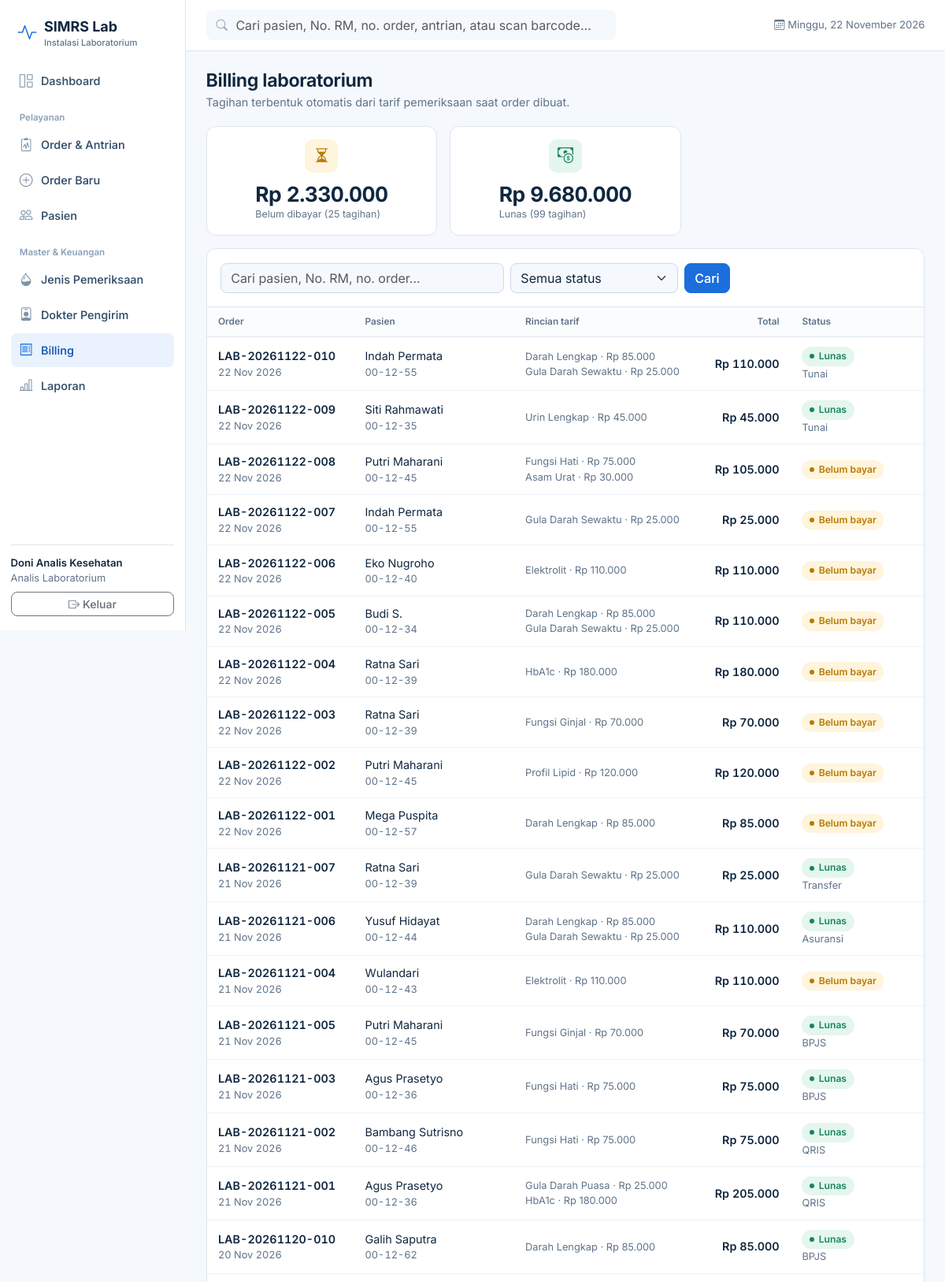
Screenshot of /billing/ (signed in, upper part) with the database file from the repository.
### tables this page shows
CREATE TABLE user (
    id            INTEGER PRIMARY KEY AUTOINCREMENT,
    username      TEXT NOT NULL UNIQUE,
    password_hash TEXT NOT NULL,
    nama          TEXT NOT NULL,
    role          TEXT NOT NULL CHECK (role IN ('admin','analis','dokter')),
    aktif         INTEGER NOT NULL DEFAULT 1
);

CREATE TABLE billing (
    id          INTEGER PRIMARY KEY AUTOINCREMENT,
    order_id    INTEGER NOT NULL UNIQUE REFERENCES lab_order(id) ON DELETE CASCADE,
    total       INTEGER NOT NULL DEFAULT 0,
    status      TEXT NOT NULL DEFAULT 'belum' CHECK (status IN ('belum','lunas')),
    dibayar_at  TEXT,
    metode      TEXT
);

CREATE TABLE lab_order (
    id              INTEGER PRIMARY KEY AUTOINCREMENT,
    no_order        TEXT NOT NULL UNIQUE,   -- LAB-YYYYMMDD-001
    kode_antrian    TEXT NOT NULL,          -- B-05
    patient_id      INTEGER NOT NULL REFERENCES patient(id),
    doctor_id       INTEGER NOT NULL REFERENCES doctor(id),
    asal            TEXT NOT NULL DEFAULT 'Rawat Jalan',   -- Rawat Jalan / IGD / Rawat Inap
    prioritas       TEXT NOT NULL DEFAULT 'rutin' CHECK (prioritas IN ('rutin','cito')),
    catatan_klinis  TEXT,
    status          TEXT NOT NULL DEFAULT 'menunggu'
                    CHECK (status IN ('menunggu','dipanggil','sampel_diambil','diperiksa','selesai','batal')),
    tgl_order       TEXT NOT NULL,          -- YYYY-MM-DD HH:MM
    -- langkah 3: ambil sampel
    waktu_sampel    TEXT,
    jenis_sampel    TEXT,
    petugas_sampel  INTEGER REFERENCES user(id),
    barcode         TEXT UNIQUE,            -- langkah 4
    -- langkah 5-6: hasil & validasi
    waktu_hasil     TEXT,
    petugas_hasil   INTEGER REFERENCES user(id),
    waktu_validasi  TEXT,
    validator_id    INTEGER REFERENCES user(id),
    catatan_hasil   TEXT
);

CREATE TABLE patient (
    id             INTEGER PRIMARY KEY AUTOINCREMENT,
    no_rm          TEXT NOT NULL UNIQUE,
    nama           TEXT NOT NULL,
    jenis_kelamin  TEXT NOT NULL CHECK (jenis_kelamin IN ('L','P')),
    tgl_lahir      TEXT NOT NULL,            -- YYYY-MM-DD
    alamat         TEXT,
    no_hp          TEXT,
    created_at     TEXT NOT NULL DEFAULT (datetime('now','localtime'))
);

### app/routes/billing.py (the view)
@bp.route("/")
def index():
    q = request.args.get("q", "").strip()
    st = request.args.get("status", "")
    w, a = "(p.nama LIKE ? OR p.no_rm LIKE ? OR o.no_order LIKE ?) AND o.status!='batal'", [f"%{q}%"] * 3
    if st:
        w += " AND b.status=?"; a.append(st)
    rows = query(f"""SELECT b.*, o.no_order, o.kode_antrian, o.tgl_order, o.status ostatus, p.nama pasien, p.no_rm,
                     (SELECT GROUP_CONCAT(t.nama || '|' || ot.tarif, ';') FROM order_test ot
                       JOIN lab_test t ON t.id=ot.test_id WHERE ot.order_id=o.id) items
                     FROM billing b JOIN lab_order o ON o.id=b.order_id JOIN patient p ON p.id=o.patient_id
                     WHERE {w} ORDER BY o.tgl_order DESC LIMIT 60""", a)
    sums = query("SELECT b.status, SUM(b.total) s, COUNT(*) c FROM billing b JOIN lab_order o ON o.id=b.order_id "
                 "WHERE o.status!='batal' GROUP BY b.status")
    sums = {r["status"]: r for r in sums}
    return render_template("billing.html", rows=rows, q=q, st=st, sums=sums)

### app/db.py (called while the page is built)
def get_db():
    if "db" not in g:
        g.db = sqlite3.connect(current_app.config["DATABASE"])
        g.db.row_factory = sqlite3.Row
        g.db.execute("PRAGMA foreign_keys = ON")
    return g.db

def query(sql, args=(), one=False):
    cur = get_db().execute(sql, args)
    rows = cur.fetchall()
    cur.close()
    return (rows[0] if rows else None) if one else rows

### app/services.py (called while the page is built)
def fmt_num(v, dec=0):
    if v is None or v == "":
        return "-"
    try:
        f = float(v)
    except (TypeError, ValueError):
        return str(v)
    s = f"{f:,.{dec}f}"
    return s.replace(",", "X").replace(".", ",").replace("X", ".")

def fmt_rp(v):
    return "Rp " + fmt_num(v or 0, 0)

def tgl_indo(d, panjang=False):
    if isinstance(d, str):
        d = datetime.strptime(d[:10], "%Y-%m-%d")
    nama = BULAN_PANJANG if panjang else BULAN
    return f"{d.day} {nama[d.month - 1]} {d.year}"

def hari_ini_indo():
    d = datetime.now()
    return f"{HARI[d.weekday()]}, {tgl_indo(d, True)}"

### app/templates/billing.html (shortened to what this page needs)
{% extends "base.html" %}{% block title %}Billing{% endblock %}
{% block content %}
{% import "_macros.html" as m with context %}
<div class="pagehead"><div><h1>Billing laboratorium</h1><p>Tagihan terbentuk otomatis dari tarif pemeriksaan saat order dibuat.</p></div></div>
<div class="row g-3 mb-3">
  <div class="col-md-4"><div class="card stat warn"><div class="ic"><i class="bi bi-hourglass-split"></i></div><div><div class="n mono">{{ (sums.get('belum').s if sums.get('belum') else 0)|rp }}</div><div class="l">Belum dibayar ({{ sums.get('belum').c if sums.get('belum') else 0 }} tagihan)</div></div></div></div>
  <div class="col-md-4"><div class="card stat ok"><div class="ic"><i class="bi bi-cash-coin"></i></div><div><div class="n mono">{{ (sums.get('lunas').s if sums.get('lunas') else 0)|rp }}</div><div class="l">Lunas ({{ sums.get('lunas').c if sums.get('lunas') else 0 }} tagihan)</div></div></div></div>
</div>
<div class="card">
  <div class="card-b border-bottom"><form class="row g-2" method="get">
    <div class="col-md-5"><input class="form-control" name="q" value="{{ q }}" placeholder="Cari pasien, No. RM, no. order…"></div>
    <div class="col-md-3"><select class="form-select" name="status" onchange="this.form.submit()"><option value="">Semua status</option>
      <option value="belum" {{ 'selected' if st == 'belum' }}>Belum bayar</option><option value="lunas" {{ 'selected' if st == 'lunas' }}>Lunas</option></select></div>
    <div class="col-auto"><button class="btn btn-primary">Cari</button></div></form></div>
  {% if rows %}<div class="table-responsive"><table class="tbl"><thead><tr><th>Order</th><th>Pasien</th><th>Rincian tarif</th><th class="num">Total</th><th>Status</th><th></th></tr></thead><tbody>
  {% for b in rows %}<tr>
    <td class="mono"><a class="rowlink" href="{{ url_for('orders.detail', oid=b.order_id) }}">{{ b.no_order }}</a><div class="sub">{{ b.tgl_order|tgl }}</div></td>
    <td>{{ b.pasien }}<div class="sub mono">{{ b.no_rm }}</div></td>
    <td class="sub">{% for it in b['items'].split(';') %}{% set a = it.split('|') %}<div>{{ a[0] }} · {{ a[1]|int|rp }}</div>{% endfor %}</td>
    <td class="num fw-semibold">{{ b.total|rp }}</td>
    <td><span class="st {{ 'st-done' if b.status == 'lunas' else 'st-wait' }}">{{ 'Lunas' if b.status == 'lunas' else 'Belum bayar' }}</span>{% if b.metode %}<div class="sub">{{ b.metode }}</div>{% endif %}</td>
    <td class="text-end"></td></tr>{% endfor %}
  </tbody></table></div>{% else %}{{ m.empty('receipt', 'Tidak ada tagihan.') }}{% endif %}
</div>
{% endblock %}

### app/templates/base.html (shortened to what this page needs)
<!doctype html>
<html lang="id">
<head>
  <link rel="stylesheet" href="{{ url_for('static', filename='vendor/bootstrap.min.css') }}">
  <link rel="stylesheet" href="{{ url_for('static', filename='vendor/bootstrap-icons.min.css') }}">
  <link rel="stylesheet" href="{{ url_for('static', filename='css/app.css') }}">
</head>
<body>
{% import "_macros.html" as m with context %}
{% set ep = request.endpoint or '' %}
<div class="shell">
  <aside class="side">
    <a class="brand" href="{{ url_for('dashboard.index') }}"><i class="bi bi-activity"></i><span>SIMRS Lab<small>Instalasi Laboratorium</small></span></a>
    <nav class="nav-lab" aria-label="Menu utama">
      <a href="{{ url_for('dashboard.index') }}" class="{{ 'on' if ep == 'dashboard.index' }}"><i class="bi bi-grid-1x2"></i>Dashboard</a>
      <div class="grp">Pelayanan</div>
      <a href="{{ url_for('orders.index') }}" class="{{ 'on' if ep in ('orders.index','orders.detail') }}"><i class="bi bi-clipboard2-pulse"></i>Order &amp; Antrian</a>
      <a href="{{ url_for('orders.baru') }}" class="{{ 'on' if ep == 'orders.baru' }}"><i class="bi bi-plus-circle"></i>Order Baru</a>
      <a href="{{ url_for('patients.index') }}" class="{{ 'on' if ep.startswith('patients') }}"><i class="bi bi-people"></i>Pasien</a>
      <div class="grp">Master &amp; Keuangan</div>
      <a href="{{ url_for('master.tests') }}" class="{{ 'on' if ep.startswith('master.test') }}"><i class="bi bi-droplet-half"></i>Jenis Pemeriksaan</a>
      <a href="{{ url_for('master.doctors') }}" class="{{ 'on' if ep == 'master.doctors' }}"><i class="bi bi-person-badge"></i>Dokter Pengirim</a>
      <a href="{{ url_for('billing.index') }}" class="{{ 'on' if ep.startswith('billing') }}"><i class="bi bi-receipt"></i>Billing</a>
      <a href="{{ url_for('reports.index') }}" class="{{ 'on' if ep.startswith('reports') }}"><i class="bi bi-bar-chart-line"></i>Laporan</a>
    </nav>
    <div class="me">
      <div class="fw-semibold">{{ g.user.nama }}</div>
      <div class="sub mb-2">{{ {'admin':'Administrator','analis':'Analis Laboratorium','dokter':'Dokter Validator'}[g.user.role] }}</div>
      <form method="post" action="{{ url_for('auth.logout') }}">
        <button class="btn btn-sm btn-outline-secondary w-100"><i class="bi bi-box-arrow-right me-1"></i>Keluar</button>
      </form>
    </div>
  </aside>
  <div>
    <header class="top">
      <form class="gsearch" action="{{ url_for('dashboard.search') }}" role="search">
        <i class="bi bi-search"></i>
        <input class="form-control" name="q" value="{{ request.args.get('q','') if ep == 'dashboard.search' }}"
               placeholder="Cari pasien, No. RM, no. order, antrian, atau scan barcode…" aria-label="Pencarian global">
      </form>
      <span class="date ms-auto"><i class="bi bi-calendar3 me-1"></i>{{ today }}</span>
    </header>
    <main>
      {% block content %}{% endblock %}
    </main>
  </div>
</div>
</body>
</html>

### app/static/css/app.css (style rules this page uses)
:root { --blue:#1b6edc;--blue-d:#1458b3;--blue-50:#eaf2fd;--blue-100:#d4e5fb; --ink:#10273f;--muted:#5f7389;--line:#dce6f1;--bg:#f5f8fc;--card:#fff; --red:#d64545;--red-50:#fdecec;--amber:#b87a00;--amber-50:#fff4dc;--green:#17875c;--green-50:#e4f6ee; --bs-body-font-family:"Inter",system-ui,-apple-system,"Segoe UI",Roboto,sans-serif; --bs-body-color:var(--ink);--bs-body-bg:var(--bg);--bs-primary:var(--blue);--bs-primary-rgb:27,110,220; --bs-link-color:var(--blue);--bs-border-color:var(--line);--bs-body-font-size:.9rem; }
body { font-feature-settings:"cv11","ss01";-webkit-font-smoothing:antialiased }
h1,h2,h3,h4,h5 { letter-spacing:-.015em;font-weight:650 }
.btn-primary { --bs-btn-bg:var(--blue);--bs-btn-border-color:var(--blue);--bs-btn-hover-bg:var(--blue-d);--bs-btn-hover-border-color:var(--blue-d);--bs-btn-active-bg:var(--blue-d) }
.btn { font-weight:550;border-radius:8px }
.form-control,.form-select { border-radius:8px;border-color:#cddaea }
.shell { display:grid;grid-template-columns:236px 1fr;min-height:100vh }
.side { background:#fff;border-right:1px solid var(--line);padding:1.1rem .85rem;position:sticky;top:0;height:100vh;display:flex;flex-direction:column }
.brand { display:flex;align-items:center;gap:.6rem;padding:.2rem .55rem 1.2rem;font-weight:700;font-size:1.12rem;color:var(--ink);text-decoration:none }
.brand i { color:var(--blue);font-size:1.5rem }
.brand small { display:block;font-weight:500;color:var(--muted);font-size:.7rem;margin-top:-2px }
.nav-lab a { display:flex;align-items:center;gap:.65rem;padding:.55rem .7rem;border-radius:8px;color:#34506b;text-decoration:none;font-weight:550;margin-bottom:2px }
.nav-lab a i { font-size:1.05rem;color:#7d93aa }
.nav-lab a.on { background:var(--blue-50);color:var(--blue-d) }
.nav-lab a.on i { color:var(--blue) }
.nav-lab .grp { font-size:.72rem;color:#8aa0b6;font-weight:600;padding:.9rem .7rem .3rem }
.side .me { margin-top:auto;border-top:1px solid var(--line);padding-top:.8rem;font-size:.82rem }
.top { display:flex;align-items:center;gap:1rem;padding:.8rem 1.6rem;background:#fff;border-bottom:1px solid var(--line);position:sticky;top:0;z-index:20 }
.top .date { color:var(--muted);font-size:.82rem;white-space:nowrap }
.gsearch { flex:1;max-width:520px;position:relative }
.gsearch i { position:absolute;left:.8rem;top:50%;transform:translateY(-50%);color:#8aa0b6 }
.gsearch input { padding-left:2.3rem;background:var(--bg);border-color:transparent }
main { padding:1.5rem 1.6rem 3rem;max-width:1360px }
.pagehead { display:flex;align-items:flex-end;justify-content:space-between;gap:1rem;margin-bottom:1.2rem;flex-wrap:wrap }
.pagehead h1 { font-size:1.45rem;margin:0 }
.pagehead p { margin:.15rem 0 0;color:var(--muted) }
.card { border:1px solid var(--line);border-radius:12px;background:var(--card);box-shadow:none }
.card-b { padding:1.1rem }
.sub { color:var(--muted);font-size:.8rem }
.mono { font-variant-numeric:tabular-nums }
.stat { padding:1rem 1.1rem;display:flex;gap:.9rem;align-items:center }
.stat .ic { width:42px;height:42px;border-radius:10px;display:grid;place-items:center;font-size:1.25rem;background:var(--blue-50);color:var(--blue);flex:none }
.stat .n { font-size:1.65rem;font-weight:700;line-height:1;letter-spacing:-.02em }
.stat .l { color:var(--muted);font-size:.78rem;margin-top:.25rem }
.stat.warn .ic { background:var(--amber-50);color:var(--amber) }
.stat.ok .ic { background:var(--green-50);color:var(--green) }
.tbl { width:100%;border-collapse:separate;border-spacing:0 }
.tbl th { font-size:.74rem;color:var(--muted);font-weight:600;padding:.6rem .9rem;border-bottom:1px solid var(--line);background:#fafcfe;white-space:nowrap }
.tbl td { padding:.7rem .9rem;border-bottom:1px solid #eef3f9;vertical-align:middle }
.tbl .num { text-align:right;font-variant-numeric:tabular-nums }
.tbl a.rowlink { color:var(--ink);font-weight:600;text-decoration:none }
.st { display:inline-flex;align-items:center;gap:.35rem;font-size:.76rem;font-weight:600;padding:.2rem .6rem;border-radius:999px;white-space:nowrap }
.st::before { content:"";width:6px;height:6px;border-radius:50%;background:currentColor }
.st-wait { background:var(--amber-50);color:var(--amber) }
.st-done { background:var(--green-50);color:var(--green) }

### rows the page displays
user: user.nama "Doni Analis Kesehatan", role "Analis Laboratorium"
billing: no_order "LAB-20261122-010", tgl_order|tgl "22 Nov 2026", pasien "Indah Permata", no_rm "00-12-55", a "Darah Lengkap" "Gula Darah Sewaktu", a "Rp 85.000" "Rp 25.000", total|rp "Rp 110.000", status "Lunas", metode "Tunai"
billing: no_order "LAB-20261122-009", tgl_order|tgl "22 Nov 2026", pasien "Siti Rahmawati", no_rm "00-12-35", a "Urin Lengkap", a "Rp 45.000", total|rp "Rp 45.000", status "Lunas", metode "Tunai"
billing: no_order "LAB-20261122-008", tgl_order|tgl "22 Nov 2026", pasien "Putri Maharani", no_rm "00-12-45", a "Fungsi Hati" "Asam Urat", a "Rp 75.000" "Rp 30.000", total|rp "Rp 105.000", status "Belum bayar"
billing: no_order "LAB-20261122-007", tgl_order|tgl "22 Nov 2026", pasien "Indah Permata", no_rm "00-12-55", a "Gula Darah Sewaktu", a "Rp 25.000", total|rp "Rp 25.000", status "Belum bayar"
billing: no_order "LAB-20261122-006", tgl_order|tgl "22 Nov 2026", pasien "Eko Nugroho", no_rm "00-12-40", a "Elektrolit", a "Rp 110.000", total|rp "Rp 110.000", status "Belum bayar"
billing: no_order "LAB-20261122-005", tgl_order|tgl "22 Nov 2026", pasien "Budi S.", no_rm "00-12-34", a "Darah Lengkap" "Gula Darah Sewaktu", a "Rp 85.000" "Rp 25.000", total|rp "Rp 110.000", status "Belum bayar"
billing: no_order "LAB-20261122-004", tgl_order|tgl "22 Nov 2026", pasien "Ratna Sari", no_rm "00-12-39", a "HbA1c", a "Rp 180.000", total|rp "Rp 180.000", status "Belum bayar"
billing: no_order "LAB-20261122-003", tgl_order|tgl "22 Nov 2026", pasien "Ratna Sari", no_rm "00-12-39", a "Fungsi Ginjal", a "Rp 70.000", total|rp "Rp 70.000", status "Belum bayar"
billing: no_order "LAB-20261122-002", tgl_order|tgl "22 Nov 2026", pasien "Putri Maharani", no_rm "00-12-45", a "Profil Lipid", a "Rp 120.000", total|rp "Rp 120.000", status "Belum bayar"
billing: no_order "LAB-20261122-001", tgl_order|tgl "22 Nov 2026", pasien "Mega Puspita", no_rm "00-12-57", a "Darah Lengkap", a "Rp 85.000", total|rp "Rp 85.000", status "Belum bayar"
billing: no_order "LAB-20261121-007", tgl_order|tgl "21 Nov 2026", pasien "Ratna Sari", no_rm "00-12-39", a "Gula Darah Sewaktu", a "Rp 25.000", total|rp "Rp 25.000", status "Lunas", metode "Transfer"
billing: no_order "LAB-20261121-006", tgl_order|tgl "21 Nov 2026", pasien "Yusuf Hidayat", no_rm "00-12-44", a "Darah Lengkap" "Gula Darah Sewaktu", a "Rp 85.000" "Rp 25.000", total|rp "Rp 110.000", status "Lunas", metode "Asuransi"
billing: no_order "LAB-20261121-004", tgl_order|tgl "21 Nov 2026", pasien "Wulandari", no_rm "00-12-43", a "Elektrolit", a "Rp 110.000", total|rp "Rp 110.000", status "Belum bayar"
billing: no_order "LAB-20261121-005", tgl_order|tgl "21 Nov 2026", pasien "Putri Maharani", no_rm "00-12-45", a "Fungsi Ginjal", a "Rp 70.000", total|rp "Rp 70.000", status "Lunas", metode "BPJS"
billing: no_order "LAB-20261121-003", tgl_order|tgl "21 Nov 2026", pasien "Agus Prasetyo", no_rm "00-12-36", a "Fungsi Hati", a "Rp 75.000", total|rp "Rp 75.000", status "Lunas", metode "BPJS"
billing: no_order "LAB-20261121-002", tgl_order|tgl "21 Nov 2026", pasien "Bambang Sutrisno", no_rm "00-12-46", a "Fungsi Hati", a "Rp 75.000", total|rp "Rp 75.000", status "Lunas", metode "QRIS"
billing: no_order "LAB-20261121-001", tgl_order|tgl "21 Nov 2026", pasien "Agus Prasetyo", no_rm "00-12-36", a "Gula Darah Puasa" "HbA1c", a "Rp 25.000" "Rp 180.000", total|rp "Rp 205.000", status "Lunas", metode "QRIS"
billing: no_order "LAB-20261120-010", tgl_order|tgl "20 Nov 2026", pasien "Galih Saputra", no_rm "00-12-62", a "Darah Lengkap", a "Rp 85.000", total|rp "Rp 85.000", status "Lunas", metode "BPJS"

### other values shown
{{ today }} "Minggu, 22 November 2026"
{{ (sums.get('belum').s if sums.get('belum') else 0)|rp }} "Rp 2.330.000"
{{ sums.get('belum').c if sums.get('belum') else 0 }} "25"
{{ (sums.get('lunas').s if sums.get('lunas') else 0)|rp }} "Rp 9.680.000"
{{ sums.get('lunas').c if sums.get('lunas') else 0 }} "99"
